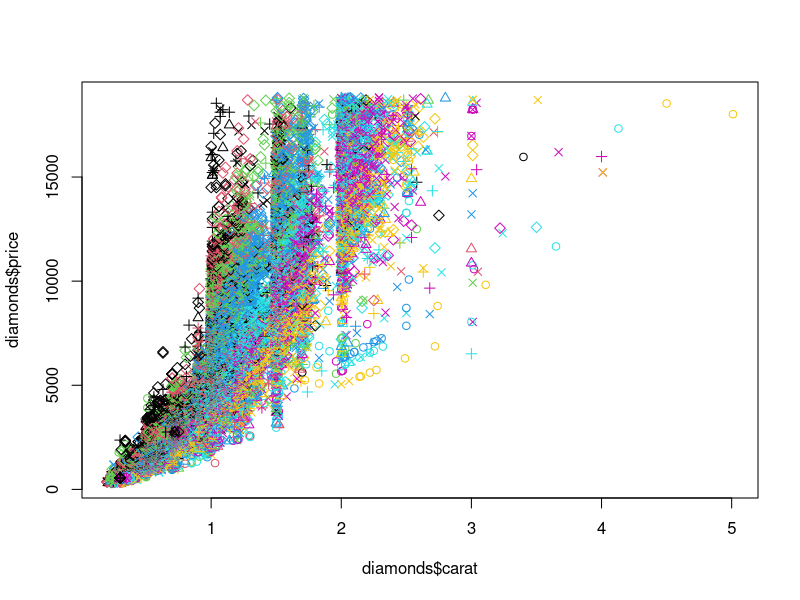
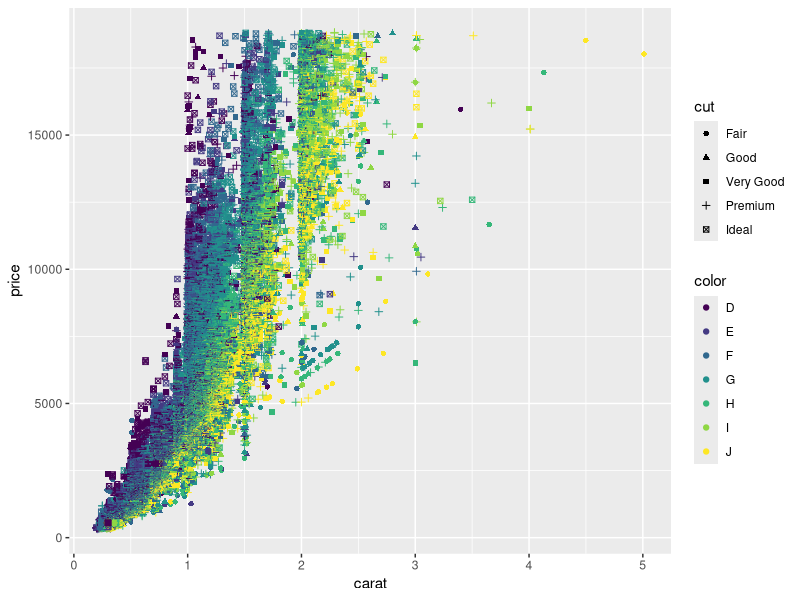
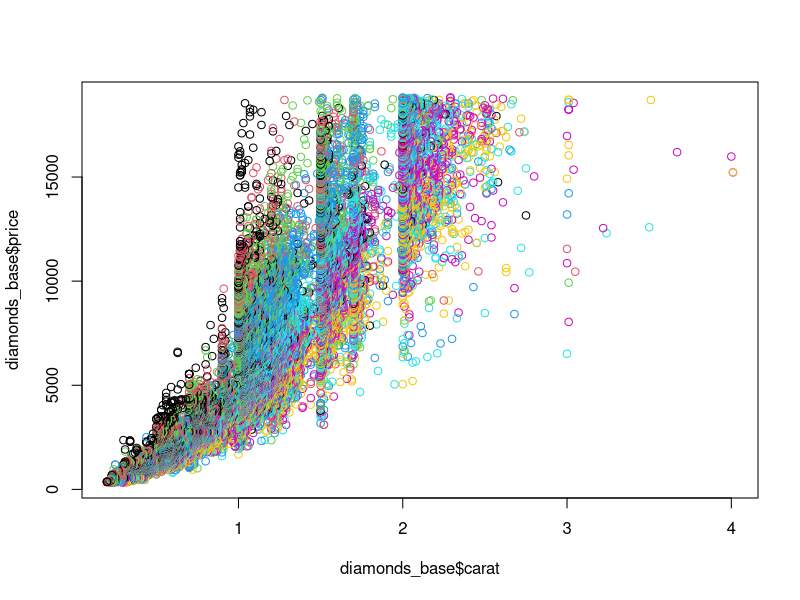
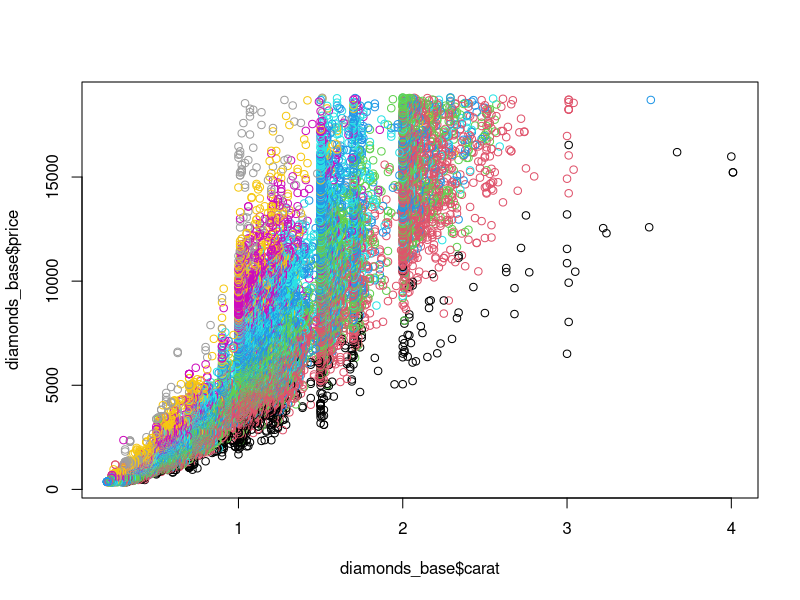
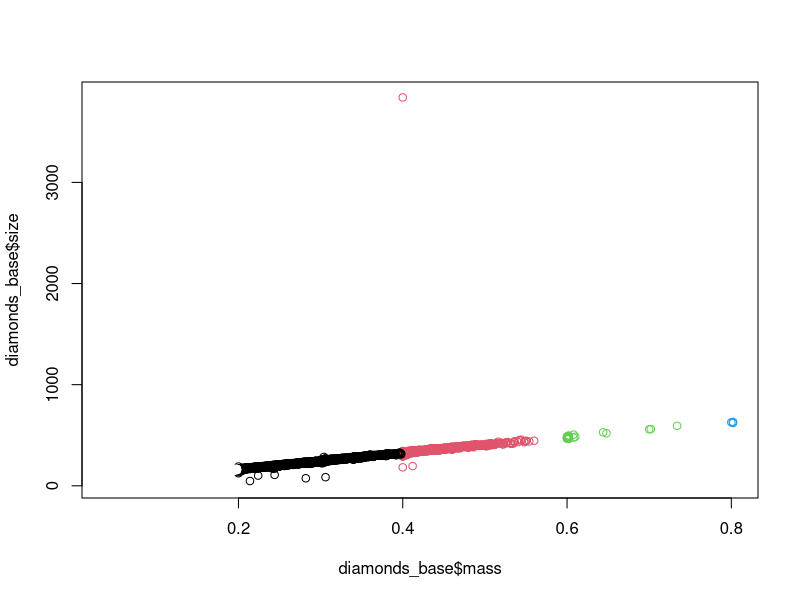
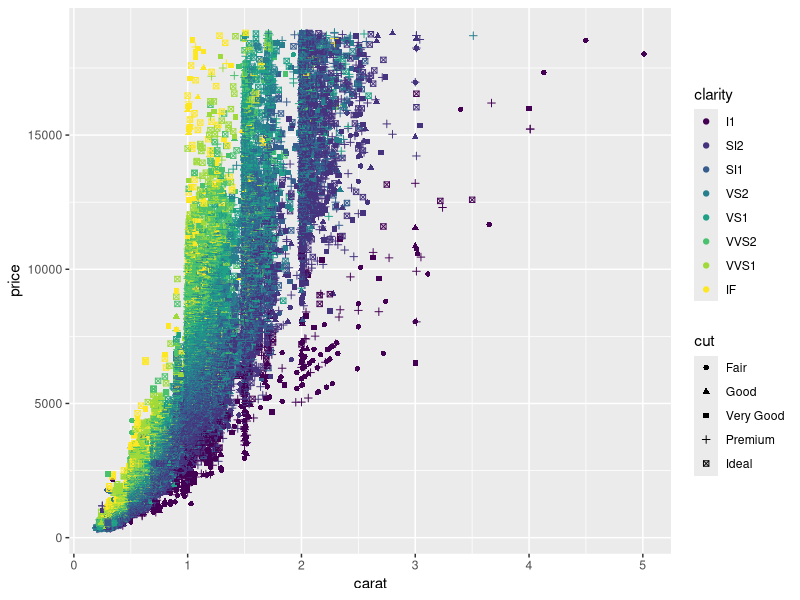
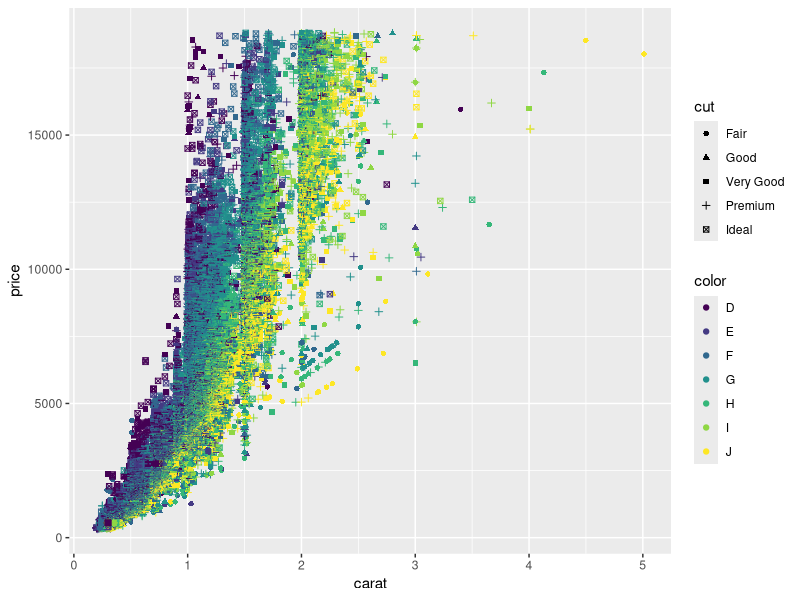
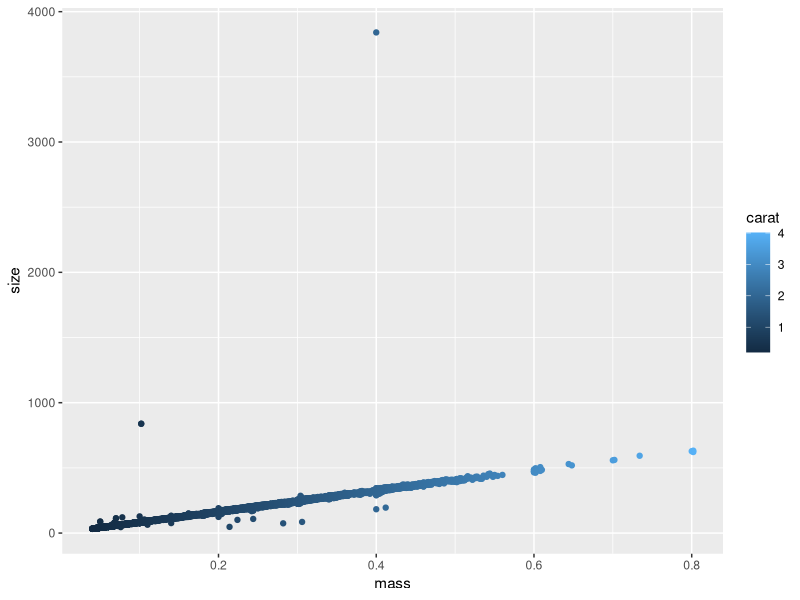

Recreate these plots in R, in order.
## ---- chunk 1
knitr::opts_chunk$set(echo = TRUE)
## ---- chunk 2
x <- c(0.109, 0.359, 0.63, 0.996, 0.515, 0.142, 0.017, 0.829, 0.907)

# base
round(exp(diff(log(x))), 1)

# magrittr
library(magrittr)
x %>% log %>%
    diff %>%
    exp %>%
    round(1)
## ---- chunk 3
library(ggplot2)
library(tidyverse)
## ---- chunk 4
str(diamonds)
## ---- chunk 5
head(diamonds)
dim(diamonds)
## ---- chunk 6
# base
plot(diamonds$carat, diamonds$price, col = diamonds$color,
    pch = as.numeric(diamonds$cut))

# ggplot2
ggplot(diamonds, aes(carat, price, col = color, shape = cut)) +
    geom_point()
## ---- chunk 7
# base R
diamonds_base <- diamonds[diamonds$z > 0 & diamonds$cut != "Fair",]

# dplyr
diamonds_tdyv <- filter(diamonds,
                        z>0,
                        cut != "Fair")
## ---- chunk 8
# base R
diamonds_base <- diamonds_base[order(diamonds_base$price, 
                                     decreasing=TRUE), ]
# dplyr
diamonds_tdyv <- arrange(diamonds_tdyv, desc(price))

## ---- chunk 9
# base R
names <- c(colnames(diamonds_base)[grepl("^c", colnames(diamonds_base))], "price", "x", "y", "z")
diamonds_base <- diamonds_base[,names]

# dplyr
diamonds_tdyv <- select(diamonds_tdyv, starts_with("c"), price, x, y, z) 

## ---- chunk 10
# base R
diamonds_base$mass <- diamonds_base$carat * 0.2
diamonds_base$size <- diamonds_base$x * diamonds_base$y * diamonds_base$z

# dplyr
diamonds_tdyv <- mutate(diamonds_tdyv, mass = carat * 0.2) 
diamonds_tdyv <- mutate(diamonds_tdyv, size = x * y * z)

## ---- chunk 11
# base R
summary1 <- aggregate(price ~ color,
                      data=diamonds_base,
                      FUN=mean)
summary2 <- aggregate(price ~ color,
                      data=diamonds_base,
                      FUN=length)
summary_diamonds_base <- merge(summary1, summary2, 
                                 by="color")

# dplyr
by.color <- group_by(diamonds_tdyv, color)
summary_diamonds_tdyv <- summarise(by.color,
                                   num_color = n(),
                                   price = mean(price))

## ---- chunk 12
# base R
names <- c(colnames(diamonds_base)[grepl("^c", colnames(diamonds_base))], "price", "x", "y", "z")
diamonds_base <- diamonds[diamonds$z>0 & 
                            diamonds$cut!="Fair", 
                          names]
diamonds_base <- diamonds_base[order(diamonds_base$carat, 
                                     decreasing=TRUE), ]
diamonds_base$mass <- diamonds_base$carat * 0.2
diamonds_base$size <- diamonds_base$x * diamonds_base$y * diamonds_base$z
summary1 <- aggregate(price ~ color,
                      data=diamonds_base,
                      FUN=mean)
summary2 <- aggregate(price ~ color,
                      data=diamonds_base,
                      FUN=length)
summary_diamonds_base <- merge(summary1, summary2, 
                                 by="color")


# tidyverse
diamonds %>% 
  filter(z>0, cut!="Fair") %>%
  arrange(desc(carat)) %>%
  select(starts_with("c"), price, x, y, z) %>%
  mutate(mass = carat * 0.2, size = x * y * z) %>%
  group_by(color) %>%
  summarise(num_color = n(), price = mean(price))

## ---- chunk 13
# base
plot(diamonds_base$carat, diamonds_base$price, col = diamonds_base$color)
plot(diamonds_base$carat, diamonds_base$price, col = diamonds_base$clarity)

plot(diamonds_base$mass, diamonds_base$size, col = diamonds_base$carat)

# ggplot2
ggplot(diamonds, aes(carat, price, col = clarity, shape = cut)) +
    geom_point()
ggplot(diamonds, aes(carat, price, col = color, shape = cut)) +
    geom_point()

diamonds %>% 
  filter(z>0, cut!="Fair") %>%
  arrange(desc(carat)) %>%
  select(starts_with("c"), price, x, y, z) %>%
  mutate(mass = carat * 0.2, size = x * y * z) %>%
  group_by(color) %>%
  ggplot(aes(mass, size, col=carat)) + geom_point()
